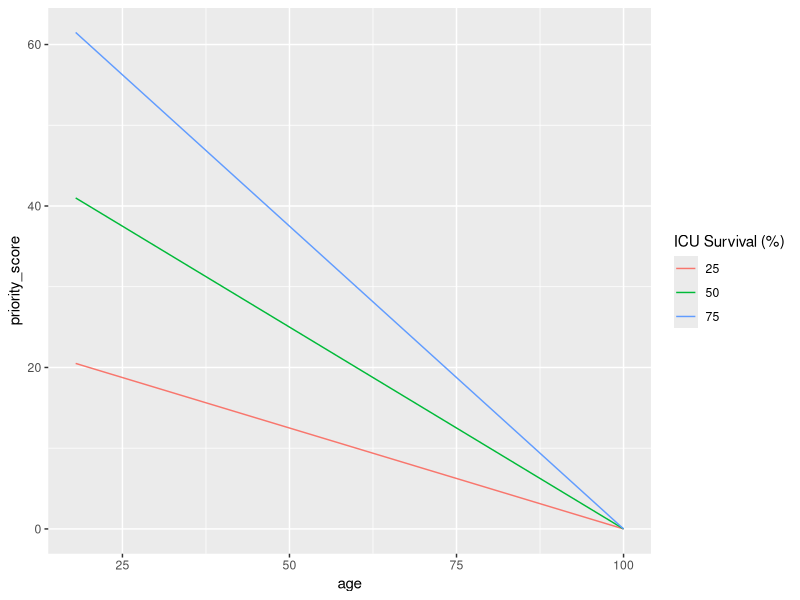
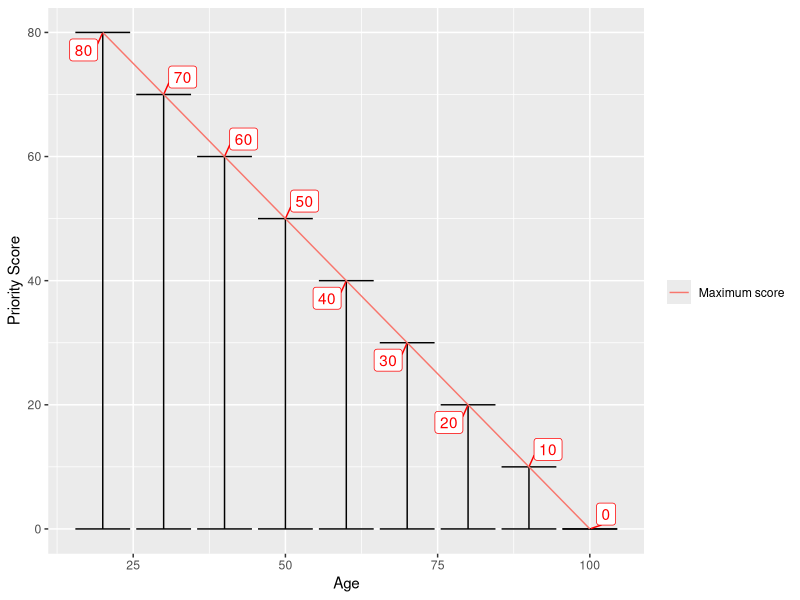
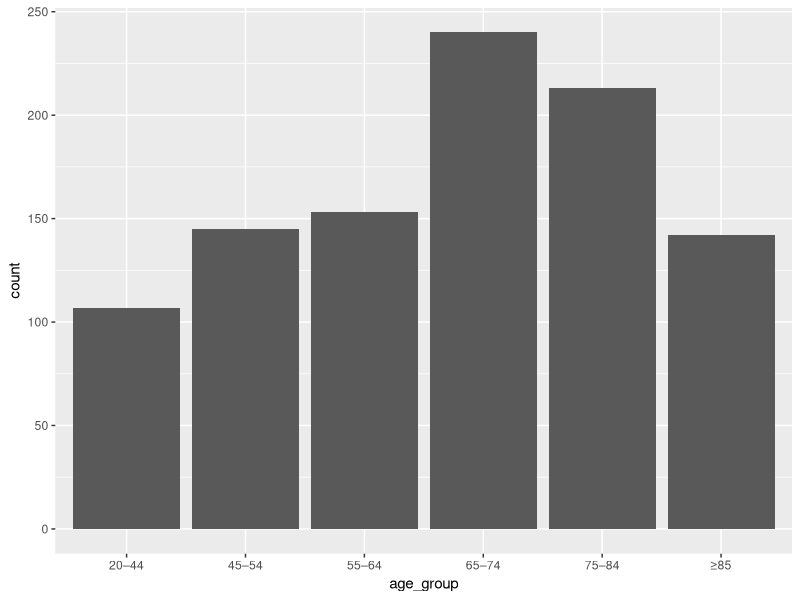
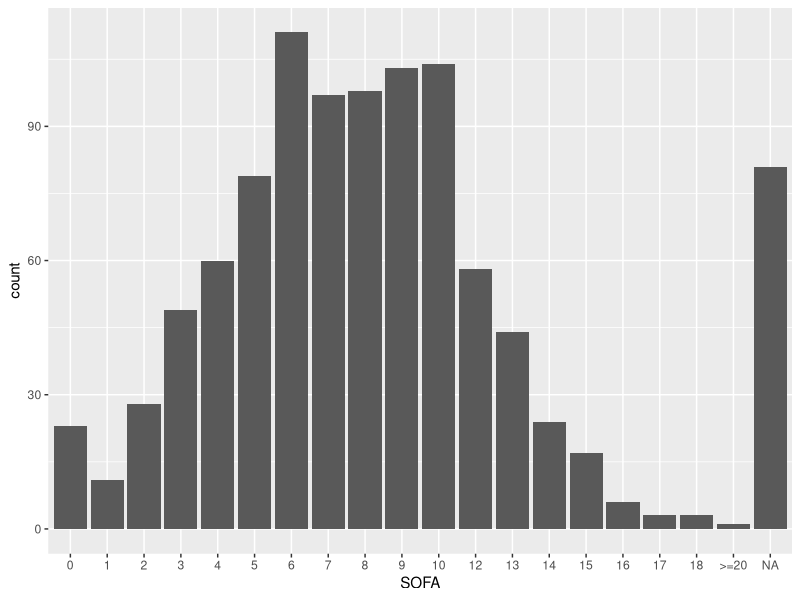
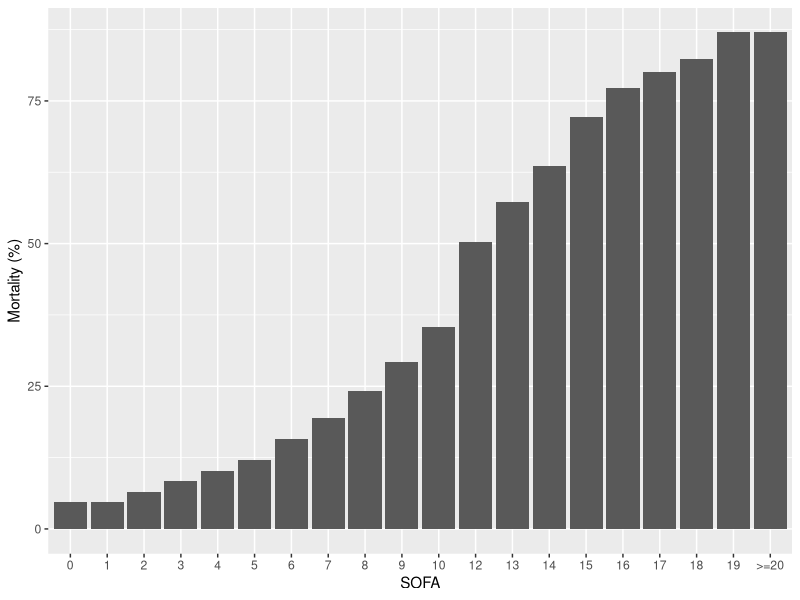
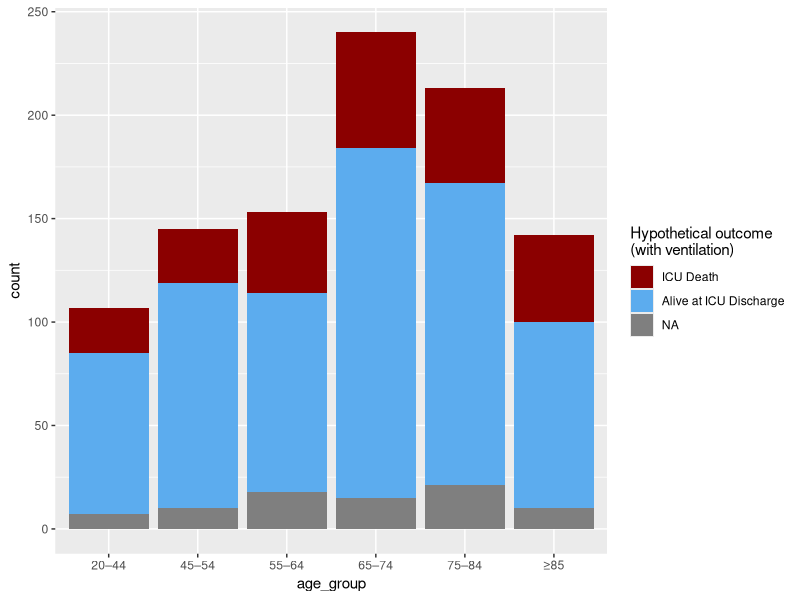
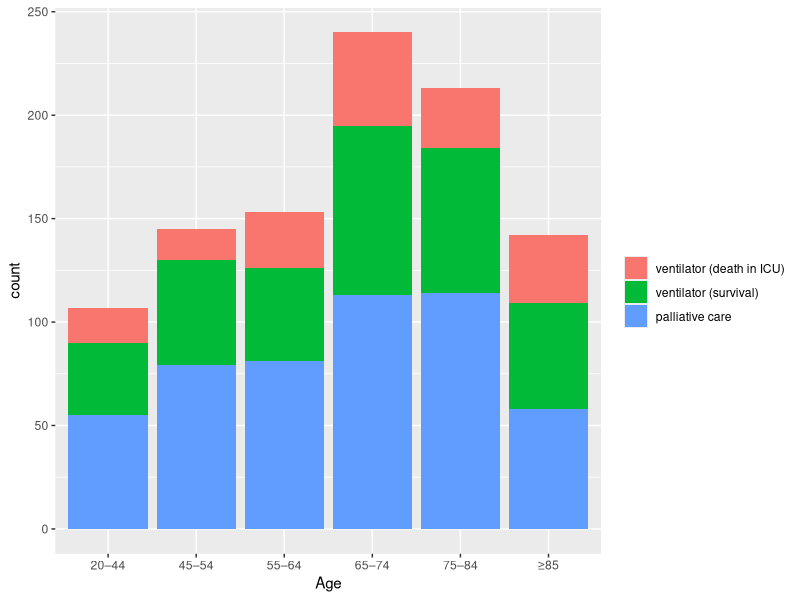
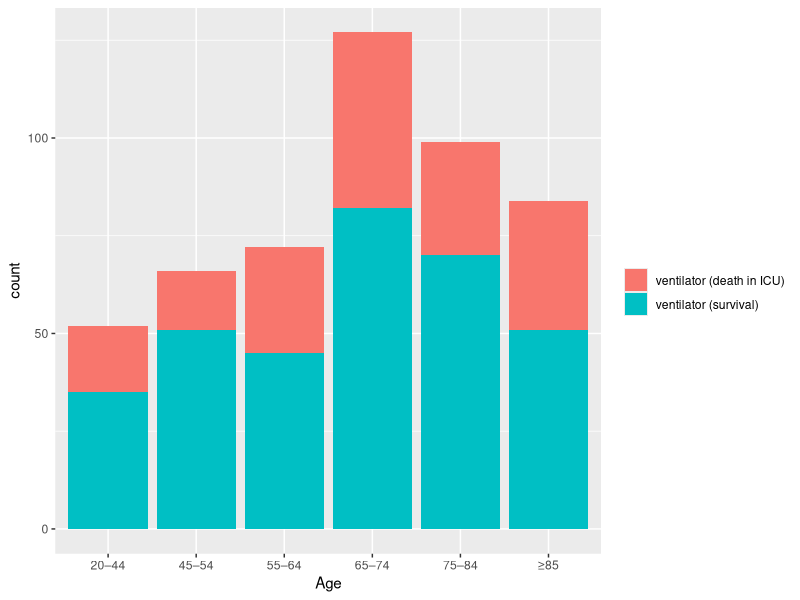

Recreate these plots in R, in order.
## ---- chunk 1
knitr::opts_chunk$set(echo = FALSE, warning = FALSE, message = FALSE)
## ---- chunk 2
library(tidyverse)
## ---- chunk 3
life_span_max <- 100 

tibble(
  age = seq(18, 100),
  prob_25 = 0.25,
  prob_50 = 0.5,
  prob_75 = 0.75
) %>%
  pivot_longer(cols = -age, names_to = "ICU Survival (%)", names_prefix = "prob_" ) %>%
  mutate(priority_score = value*(life_span_max - age)) %>%
  ggplot(aes(x = age, y = priority_score, color = `ICU Survival (%)`)) +
  geom_line()
## ---- chunk 4
expand.grid(seq(20,100, 10), seq(0,1,0.01)) %>%
  rename(Age = Var1, Prob = Var2) %>%
  mutate(priority_score = Prob*(life_span_max - Age)) %>%
  group_by(Age) %>%
  summarize(max_score = max(priority_score),
            min_score = min(priority_score)) %>%
  ggplot(aes(x = Age, ymin = min_score, ymax = max_score, y = max_score)) +
  geom_errorbar() +
  geom_line(aes(color = "Maximum score")) + 
  ggrepel::geom_label_repel(aes(label = max_score), color = "red") + 
  labs(y = "Priority Score", color = "")

## ---- chunk 5
numextract <- function(string){ 
  as.numeric(str_extract(string, "\\-*\\d+\\.*\\d*"))
} 

comma <- function(x){
  case_when(
    abs(x) > 10 ~ format(x, digits = 0, big.mark = ",", scientific = F),
    abs(x) > 1 ~ format(x, digits = 2, big.mark = ",", scientific = F),
    TRUE ~ format(x, digits = 2, big.mark = ",", scientific = F)
  )
    
}
## ---- chunk 6
cdc_data <- read_csv("cdc_data.csv") %>%
  separate(`Age Group`, c("Age", "N"), sep = "\\s") %>%
  mutate(N = numextract(N),
         Age = factor(Age, levels = c("0–19", "20–44", "45–54",
                                      "55–64", "65–74", "75–84",
                                      "≥85")))
## ---- chunk 7
total_hosp <- sum(cdc_data$N)

worst_case <- cdc_data %>%
  select(Age,
         N,
         hosp = high_hosp,
         icu = high_ICU,
         dead = high_death) %>%
  mutate(n_hosp = N*hosp/100,
         n_icu = N*icu/100,
         n_dead = N*dead/100)

total_ICU <- sum(worst_case$n_icu)

worst_case <- worst_case %>%
  mutate(pct_icu_pop = n_icu/total_ICU) %>%
  filter(Age != "0–19") %>%
  mutate(
    max_age = case_when(
      Age == "20–44" ~ 44,
      Age == "45–54" ~ 54,
      Age == "55–64" ~ 64,
      Age == "65–74" ~ 74,
      Age == "75–84" ~ 84,
      TRUE ~ 94
    ),
    min_age = case_when(
      Age == "20–44" ~ 20,
      Age == "45–54" ~ 45,
      Age == "55–64" ~ 55,
      Age == "65–74" ~ 65,
      Age == "75–84" ~ 75,
      TRUE ~ 85)
  ) %>% 
  select(Age, min_age, max_age, pct_icu_pop)
## ---- chunk 8
SOFA <- read_csv("SOFA.csv") 

tot_SOFA <- sum(SOFA$N)

SOFA <- SOFA %>%
  mutate(sofa_num = ifelse(SOFA == ">=20", 20, as.numeric(SOFA)),
    SOFA = factor(SOFA, levels = c(seq(0,19), ">=20")),
           pct_SOFA = N/tot_SOFA)

sd_SOFA <- SOFA %>%
  uncount(N)

sd_SOFA <- sqrt(var(sd_SOFA$sofa_num))
## ---- chunk 9
set.seed(12345)
tot_patients <- 1000
max_life_span <- 100

#degree of scarcity
num_vents <- tot_patients*0.5

simulate_ICU_pop <- function(df, N = tot_patients, sofa, mean_sofa = 8, sd_sofa = 3.5){
  
  probs <- df$pct_icu_pop
  
  age_cats <- rmultinom(1, size = N, pr = probs)
  
  sample <- tibble(age_group = character(),
                   age = numeric(),
                   alive = numeric(),
                   dead = numeric(),
                   p_surv = numeric())
  
  i <- 1
  
  
  for (n_cats in age_cats) {
    
    subgroup <- df[i,]
    
    subgroup
    
    # randomly sample ages from uniform distribution
    min_age <- subgroup$min_age
    max_age <- subgroup$max_age
    age_sample <- runif(n = n_cats, min = min_age, max = max_age)
    
    
    # sample SOFA score- assuming no correlation between age and SOFA
    
    #sofa_counts <- rmultinom(n =1, size = n_cats, pr = sofa$pct_SOFA)
    # # sofa_scores <- tibble(SOFA = sofa$SOFA,
    # #        counts = sofa_counts ) %>%
    # #   uncount(counts) %>%
    #  left_join(sofa %>% select(SOFA, death_pct)) %>%
    #   mutate(p_surv = (100-death_pct)/100)
    
    group_mean_sofa <- mean_sofa + (min_age - 65)/30

    sofa_scores <- tibble(sofa_num = round(rnorm(n = n_cats, mean = group_mean_sofa, sd = sd_sofa))) %>%
      mutate(sofa_num = case_when(
        sofa_num>= 20 ~ 20,
        sofa_num < 0 ~ 0 ,
        TRUE ~ sofa_num)) %>%
      left_join(sofa %>% select(SOFA, sofa_num, death_pct)) %>%
      mutate(p_surv = (100-death_pct)/100)
      
    
    # sample actual survival outcomes
    chance <- runif(n = n_cats)
    
    sub_sample <- tibble(age_group = subgroup$Age,
                           age = age_sample) %>%
      cbind(sofa_scores) %>%
      cbind(chance) %>%
      mutate(age = round(age),
             alive = ifelse(chance < p_surv, 1, 0))
    
    sample <- sample %>% rbind(sub_sample)
    
    i <- i + 1
  }
  
  return(sample %>% select(age_group, age, SOFA, sofa_num, p_surv, alive))
}

sim_pop <- simulate_ICU_pop(worst_case, sofa = SOFA)

total_life_years <- sum(mutate(sim_pop, life_left = max_life_span - age)$life_left)
## ---- chunk 10
sim_pop %>%
ggplot(aes(x = age_group)) + geom_histogram(stat = "count")
## ---- chunk 11
sim_pop %>%
  ggplot(aes(x = SOFA)) +
  geom_histogram(stat = "count")
## ---- chunk 12
SOFA %>%
  ggplot(aes(x =SOFA, y = death_pct)) +
  geom_bar(stat = "Identity") + labs(y = "Mortality (%)")
## ---- chunk 13
knitr::kable(sim_pop %>%
  group_by(age_group) %>%
  summarise(mean_sofa = round(mean(sofa_num),1),
            survival = paste0(round(100*mean(p_surv)), "%")), col.names = c("Age", "Mean SOFA", "Survival with Ventilator"))
## ---- chunk 14
# sim_pop %>%
#   group_by(age_group) %>%
#   summarise(survival = round(100*mean(alive))) %>%
#   ggplot(aes(x = age_group, y = survival)) + 
#   geom_bar(stat = "Identity") + lims(y  = c(0,100)) 


sim_pop %>%
  mutate(alive = factor(alive, labels = c("ICU Death", "Alive at ICU Discharge"))) %>%
  ggplot(aes(x = age_group, fill = alive)) +
  geom_bar() + scale_fill_manual(values = c("red4","steelblue2")) + labs(fill = "Hypothetical outcome \n(with ventilation)")
## ---- chunk 15
lottery_allocate <- function(sim_pop, num_vents){

  lottery <- runif(n = sim_pop %>% nrow())
  
  allocate <- sim_pop %>%
    cbind(lottery) %>%
    arrange(lottery) %>%
    mutate(get_vent = factor(case_when(
      row_number() <= num_vents & alive ==1 ~  "ventilator (survival)", 
      row_number() <= num_vents ~ "ventilator (death in ICU)",
      TRUE ~ "palliative care"), levels = c("ventilator (death in ICU)", "ventilator (survival)", "palliative care"))
    )
  
  return(allocate)
}


lottery_allocation <- lottery_allocate(sim_pop, num_vents)
## ---- chunk 16
lottery_allocation %>%
  ggplot(aes(x = age_group, fill = factor(get_vent))) + 
  geom_bar() + labs(x = "Age", fill = "")
## ---- chunk 17
lottery_allocation %>%
  filter(get_vent != "palliative care") %>%
  ggplot(aes(x = age_group, fill = get_vent)) + 
  geom_bar() + labs(x = "Age", fill = "")
## ---- chunk 18
lives_saved <- function(allocation){
  allocation %>% filter(get_vent == "ventilator (survival)") %>% nrow()
}


life_years_saved <- function(allocation, max_life_span = 100){
  df <- allocation %>% 
    filter(get_vent == "ventilator (survival)") %>%
    mutate(life_left = (100- age))
  
  return(sum(df$life_left))
}

pct_life_years_saved <- round(100*life_years_saved(lottery_allocation)/total_life_years)
## ---- chunk 19
lottery_allocation %>%
  ggplot(aes(x = age, y = SOFA, color = get_vent)) +
  geom_point() + labs(color = "")
## ---- chunk 20
youngest_allocate <- function(sim_pop, num_vents){

  allocate <- sim_pop %>%
    arrange(age) %>% 
    mutate(get_vent = factor(case_when(
      row_number() <= num_vents & alive ==1 ~  "ventilator (survival)", 
      row_number() <= num_vents ~ "ventilator (death in ICU)",
      TRUE ~ "palliative care"), levels = c("ventilator (death in ICU)", "ventilator (survival)", "palliative care"))
    )
  
  return(allocate)
}

young_allocation <- youngest_allocate(sim_pop, num_vents)

young_lives <- lives_saved(young_allocation)

young_lf <- life_years_saved(young_allocation)
## ---- chunk 21
young_allocation %>%
  ggplot(aes(x = age_group, fill = factor(get_vent))) + 
  geom_bar() + labs(x = "Age", fill = "")
## ---- chunk 22
young_allocation %>%
  filter(get_vent != "palliative care") %>%
  ggplot(aes(x = age_group, fill = get_vent)) + 
  geom_bar() + labs(x = "Age", fill = "")
## ---- chunk 23
young_allocation %>%
  ggplot(aes(x = age, y = SOFA, color = get_vent)) +
  geom_point() + labs(color = " ")
## ---- chunk 24
max_icu_surv <- function(sim_pop, num_vents){

  allocate <- sim_pop %>%
    arrange(-p_surv) %>% 
    mutate(get_vent = factor(case_when(
      row_number() <= num_vents & alive ==1 ~  "ventilator (survival)", 
      row_number() <= num_vents ~ "ventilator (death in ICU)",
      TRUE ~ "palliative care"), levels = c("ventilator (death in ICU)", "ventilator (survival)", "palliative care"))
    )
  return(allocate)
}


max_icu_surv_allocation <- max_icu_surv(sim_pop, num_vents)

max_icu_lf <- life_years_saved(max_icu_surv_allocation)

max_icu_lives <- lives_saved(max_icu_surv_allocation)
## ---- chunk 25
max_icu_surv_allocation %>%
  ggplot(aes(x = age_group, fill = get_vent)) + 
  geom_bar() + labs(x = "Age", fill = "")
## ---- chunk 26
max_icu_surv_allocation %>%
  filter(get_vent != "palliative care") %>%
  ggplot(aes(x = age_group, fill = get_vent)) + 
  geom_bar() + labs(x = "Age", fill = "")
## ---- chunk 27
max_icu_surv_allocation %>%
  ggplot(aes(x = age, y = SOFA, color = get_vent)) +
  geom_point() + labs(color = " ")
## ---- chunk 28
max_life_years <- function(sim_pop, num_vents){
  
  allocate <- sim_pop %>%
    mutate( priority_score = p_surv*(100-age)) %>%
    arrange(-priority_score) %>% 
    mutate(get_vent = factor(case_when(
      row_number() <= num_vents & alive ==1 ~  "ventilator (survival)", 
      row_number() <= num_vents ~ "ventilator (death in ICU)",
      TRUE ~ "palliative care"), levels = c("ventilator (death in ICU)", "ventilator (survival)", "palliative care"))
    )
  
  return(allocate)
}


max_life_year_allocation <- max_life_years(sim_pop, num_vents)

max_lf_lf <- life_years_saved(max_life_year_allocation)

max_lf_lives <- lives_saved(max_life_year_allocation)
## ---- chunk 29
max_life_year_allocation %>%
  ggplot(aes(x = age_group, fill = get_vent)) + 
  geom_bar() + labs(x = "Age", fill = "")
## ---- chunk 30
max_life_year_allocation %>%
  filter(get_vent != "palliative care") %>%
  ggplot(aes(x = age_group, fill = get_vent)) + 
  geom_bar() + labs(x = "Age", fill = "")
## ---- chunk 31
max_life_year_allocation%>%
  ggplot(aes(x = age, y = SOFA, color = get_vent)) +
  geom_point() + labs(color = "")
